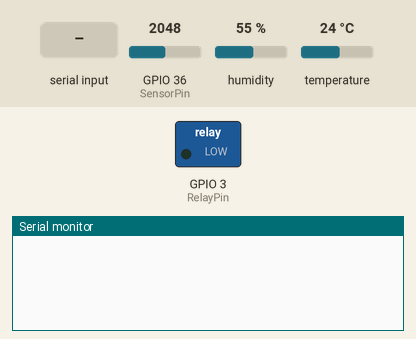
A sketch run on a simulated ESP32. On the bench: switched loads named in the sketch (green lamp = pin HIGH), the last lines printed to the serial monitor. The test bench sets the inputs (shaded band); at power-on: GPIO 36 (SensorPin) = 2048, humidity 55 %, temperature 24 °C.

Above: at 1.2 s.
1.3 s: "1" received over Serial
At 1.48 s:
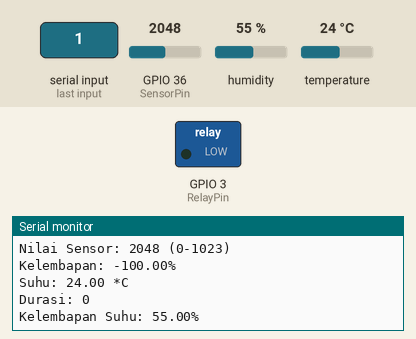
At 2.8 s:
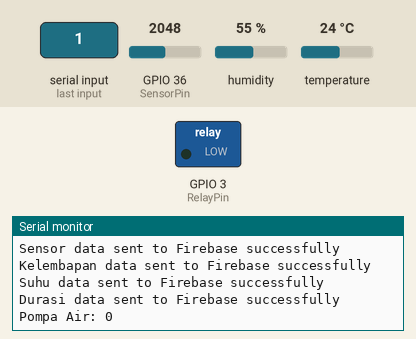

Measured:
- after the input at 1.3 s, the serial monitor: prints a new line at once (image 1)

The sketch:

Code_Soil_Moisture_Sensor.ino
```cpp
#include <DHT.h>
#include <Fuzzy.h>
#include <Firebase_ESP_Client.h>

#define DHTTYPE DHT11
#define dht_pin A1
#define SensorPin A0
#define RelayPin 3

DHT dht(dht_pin, DHTTYPE);
Fuzzy *fuzzy = new Fuzzy();

FuzzySet *kering = new FuzzySet(0, 30, 30, 35);
FuzzySet *lembab = new FuzzySet(30, 35, 50, 55);
FuzzySet *basah = new FuzzySet(50, 55, 55, 55);

FuzzySet *rendah = new FuzzySet(0, 45, 45, 50);
FuzzySet *sedangsuhu = new FuzzySet(45, 50, 55, 60);
FuzzySet *tinggi = new FuzzySet(55, 60, 60, 60);

FuzzySet *cepat = new FuzzySet(0, 0, 0, 1000);
FuzzySet *sedangdurasi = new FuzzySet(1000, 2000, 3500, 4500);
FuzzySet *lama = new FuzzySet(3500, 4000, 4500, 5000);

FirebaseData fbdo;
FirebaseAuth auth;
FirebaseConfig config;

unsigned long sendDataPrevMillis = 0;

void setup() {
  Serial.begin(9600);
  pinMode(RelayPin, OUTPUT);
  dht.begin();

  FuzzyInput *kelembapan = new FuzzyInput(1);
  kelembapan->addFuzzySet(kering);
  kelembapan->addFuzzySet(lembab);
  kelembapan->addFuzzySet(basah);
  fuzzy->addFuzzyInput(kelembapan);

  FuzzyInput *suhu = new FuzzyInput(2);
  suhu->addFuzzySet(rendah);
  suhu->addFuzzySet(sedangsuhu);
  suhu->addFuzzySet(tinggi);
  fuzzy->addFuzzyInput(suhu);

  FuzzyOutput *durasi = new FuzzyOutput(1);
  durasi->addFuzzySet(cepat);
  durasi->addFuzzySet(sedangdurasi);
  durasi->addFuzzySet(lama);
  fuzzy->addFuzzyOutput(durasi);

  // Firebase configuration
  config.api_key = "Your_API_Key";
  config.database_url = "Your_Database_URL";
  auth.user.email = "Your_Email";
  auth.user.password = "Your_Password";

  Firebase.begin(&config, &auth);
}

void loop() {
  if (Serial.available() > 0) {
    char data = Serial.read();

    if (!data) Serial.end();

    if (data == '1') {
      while (data == '1') {
        int SensorValue = analogRead(SensorPin);
        float Kelembapan = map(SensorValue, 1023, 0 , 0, 100);
        float Suhu = dht.readTemperature();
        float KelembapanDHT = dht.readHumidity();

        fuzzy->setInput(1, Kelembapan);
        fuzzy->setInput(2, Suhu);
        fuzzy->fuzzify();

        int durasi = fuzzy->defuzzify(1);

        Serial.print("Nilai Sensor: ");
        Serial.print(SensorValue);
        Serial.println(" (0-1023)");

        Serial.print("Kelembapan: ");
        Serial.print(Kelembapan);
        Serial.println("%");

        Serial.print("Suhu: ");
        Serial.print(Suhu);
        Serial.println(" *C");

        Serial.print("Durasi: ");
        Serial.print(durasi);
        Serial.println("");

        Serial.print("Kelembapan Suhu: ");
        Serial.print(KelembapanDHT);
        Serial.println("%");

        // Send data to Firebase
        if (Firebase.ready() && (millis() - sendDataPrevMillis > 1000 || sendDataPrevMillis == 0)) {
          sendDataPrevMillis = millis();

          if (Firebase.RTDB.setInt(&fbdo, "/sensor/nilai", SensorValue)) {
            Serial.println("Sensor data sent to Firebase successfully");
          } else {
            Serial.println("Failed to send sensor data to Firebase");
          }

          if (Firebase.RTDB.setFloat(&fbdo, "/sensor/kelembapan", Kelembapan)) {
            Serial.println("Kelembapan data sent to Firebase successfully");
          } else {
            Serial.println("Failed to send kelembapan data to Firebase");
          }

          if (Firebase.RTDB.setFloat(&fbdo, "/sensor/suhu", Suhu)) {
            Serial.println("Suhu data sent to Firebase successfully");
          } else {
            Serial.println("Failed to send suhu data to Firebase");
          }

          if (Firebase.RTDB.setInt(&fbdo, "/sensor/durasi", durasi)) {
            Serial.println("Durasi data sent to Firebase successfully");
          } else {
            Serial.println("Failed to send durasi data to Firebase");
          }
        }

        if(Kelembapan > 30 && Kelembapan < 38) {
          digitalWrite(RelayPin, HIGH);
          Serial.println("Pompa Air: 1");
          delay(durasi);
          digitalWrite(RelayPin, LOW);
          Serial.println("Pompa Air: 0");
        } else{
          digitalWrite(RelayPin, LOW);
          Serial.println("Pompa Air: 0");
        }

        if (Serial.available() > 0) {
          data = Serial.read(); // Update data value
        }
        delay(1000);
      }
    }

    if (data == '2') {
      digitalWrite(RelayPin, LOW);
      Serial.println("Pompa Air: 0");
    }
  }
}
```
